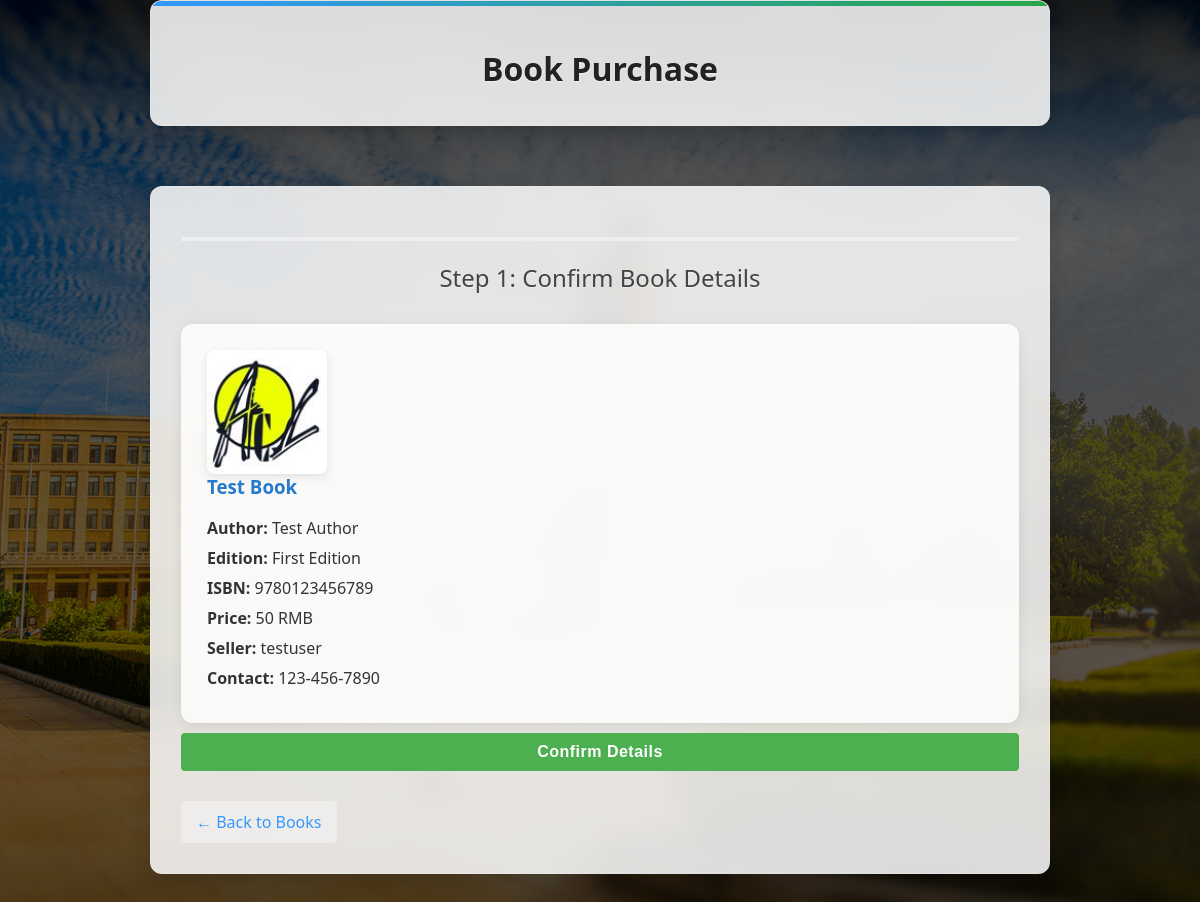
The page /book/1/purchase (signed in) on the database its author committed.
### app.py (models this page shows)
class Book(db.Model):
    id = db.Column(db.Integer, primary_key=True)
    title = db.Column(db.String(200), nullable=False)
    author = db.Column(db.String(150))
    edition = db.Column(db.String(100))
    condition = db.Column(db.Integer)  # percentage
    price = db.Column(db.String(50))   # in RMB
    description = db.Column(db.Text, nullable=True)
    campus = db.Column(db.String(100))
    contact = db.Column(db.String(100))  # WeChat/QQ
    email = db.Column(db.String(120), nullable=True)
    isbn = db.Column(db.String(13), unique=True, nullable=False)
    language = db.Column(db.String(50))  # English / Chinese
    listing_type = db.Column(db.String(10))  # sell / free
    sold = db.Column(db.Boolean, default=False)
    posted_by = db.Column(db.String(80), db.ForeignKey('user.username'))
    image_filename = db.Column(db.String(255))
    payment_qr = db.Column(db.String(255), nullable=True)

### app.py (the view)
@app.route('/book/<int:book_id>/purchase')
def purchase_book(book_id):
    if 'username' not in session:
        return redirect(url_for('login'))
    book = Book.query.get_or_404(book_id)
    return render_template('purchase.html', book=book)

### templates/purchase.html (shortened to what this page needs)
<!DOCTYPE html>
<html lang="en">
<head>
    <link rel="stylesheet" href="{{ url_for('static', filename='css/styles.css') }}">
</head>
<body>
<div class="header">
    <h1>Book Purchase</h1>
</div>
<div class="container purchase-container">
    <div class="progress-bar">
    </div>
    <div id="step1" class="step active">
        <h2>Step 1: Confirm Book Details</h2>
        <div class="book-card">
            {% if book.image_filename %}
                <img src="{{ url_for('static', filename='book_images/' + book.image_filename) }}" alt="Book Image" class="book-image">
            {% endif %}
            <div class="book-details">
                <h3>{{ book.title }}</h3>
                <p><strong>Author:</strong> {{ book.author }}</p>
                <p><strong>Edition:</strong> {{ book.edition }}</p>
                <p><strong>ISBN:</strong> {{ book.isbn }}</p>
                <p><strong>Price:</strong> {{ book.price }} RMB</p>
                <p><strong>Seller:</strong> {{ book.posted_by }}</p>
                <p><strong>Contact:</strong> {{ book.contact }}</p>
            </div>
        </div>
        <button class="btn-next" onclick="nextStep(1)">Confirm Details</button>
    </div>
    <a href="{{ url_for('available_books') }}" class="back-btn">← Back to Books</a>
</div>
</body>
</html>

### templates/purchase.html (style rules this page uses)
.step { display: none; }
.step.active { display: block; }
.progress-bar { width: 100%; height: 4px; background: #eee; margin: 20px 0; }
.btn-next { background: #4CAF50; color: white; padding: 10px 20px; border: none; border-radius: 4px; cursor: pointer; margin: 10px 0; }

### rows shown on the page
Book: image_filename (picture), title "Test Book", author "Test Author", edition "First Edition", isbn "9780123456789", price "50", posted_by "testuser", contact "123-456-7890"
